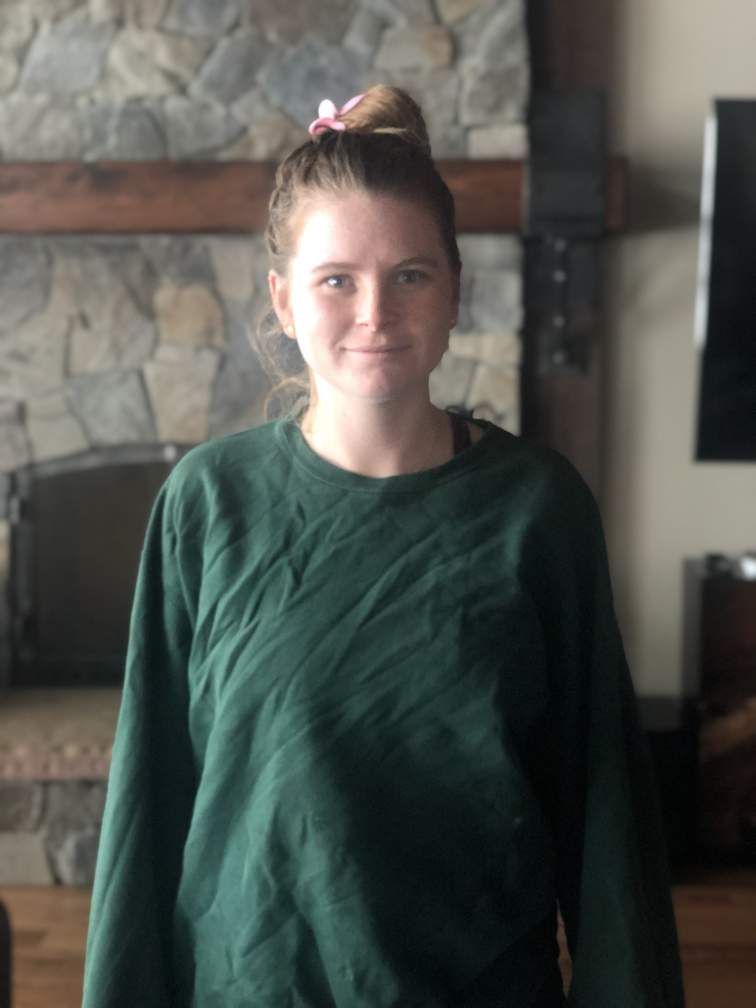
#> input picture img/maggie/0.jpg, 3024 x 4032 px (shown at 1/4 size)
$ python image_segmentation_single.py
#> lines starting #> are read from the running program, lines starting #| are printed output that depends on the picture; after the words box and inside, x2 and y2 are one past the last pixel; in counts of white or black regions, pixels touching at a corner belong together
import numpy as np
import cv2 as cv
from matplotlib import pyplot as plt
img = cv.imread("img/maggie/0.jpg")
#> img is the input picture: shape (4032, 3024, 3); mean B, G, R 77.3, 83.1, 79.6
resize = 0.2
img = cv.resize(img, None, fx=resize,
                fy=resize, interpolation=cv.INTER_AREA)
#> img: shape (806, 605, 3)
gray = cv.cvtColor(img, cv.COLOR_BGR2GRAY)
ret, thresh = cv.threshold(gray, 0, 255, cv.THRESH_BINARY_INV+cv.THRESH_OTSU)
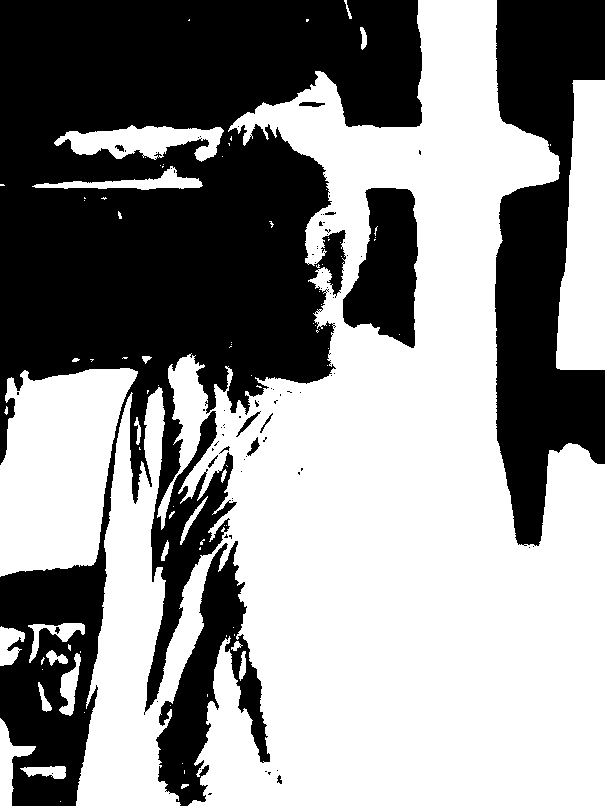
#> thresh: shape (806, 605); 56.2% white; 81 black regions (67 under 20 px), largest, box (x1, y1, x2, y2) and area: (0, 0, 422, 806) 156110, (495, 0, 605, 546) 37310, (156, 541, 270, 806) 11139
#> ret = 87

# noise removal
kernel = np.ones((3, 3), np.uint8)
opening = cv.morphologyEx(thresh, cv.MORPH_OPEN, kernel, iterations=2)
#> opening: shape (806, 605); 55.4% white; 27 black regions (19 under 20 px), largest, box (x1, y1, x2, y2) and area: (0, 0, 422, 806) 171392, (495, 0, 605, 548) 37409, (343, 188, 418, 348) 8181
# sure background area
sure_bg = cv.dilate(opening, kernel, iterations=3)
#> sure_bg: shape (806, 605); 61.2% white; 12 black regions (6 under 20 px), largest, box (x1, y1, x2, y2) and area: (0, 0, 419, 806) 133946, (498, 0, 605, 543) 33460, (0, 553, 103, 806) 14407, (346, 191, 415, 343) 6717, (239, 670, 267, 759) 710, (234, 643, 246, 668) 147
# Finding sure foreground area
dist_transform = cv.distanceTransform(opening, cv.DIST_L2, 5)
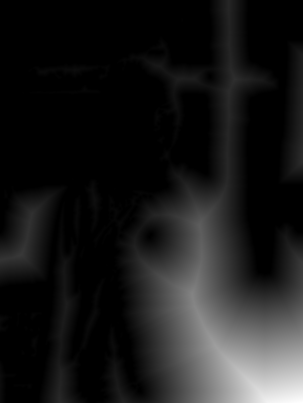
#> dist_transform: shape (806, 605) float32 (shown at 1/2 size); min 0, max 272.8, mean 28.5; drawn with min black and max white
ret, sure_fg = cv.threshold(dist_transform, 0.7*dist_transform.max(), 255, 0)
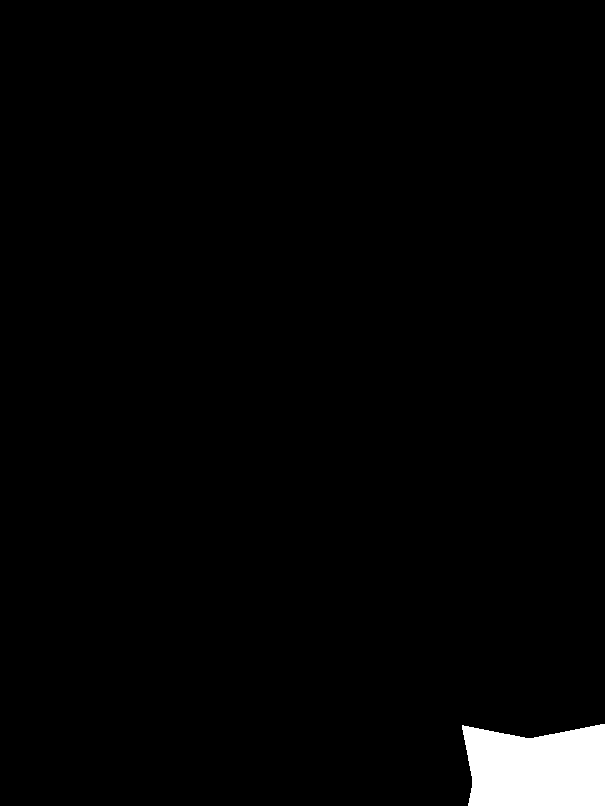
#> sure_fg: shape (806, 605) float32; 2.1% white; 1 white region, box (x1, y1, x2, y2) and area: (462, 724, 605, 806) 10184
#> ret = 190.9
# Finding unknown region
sure_fg = np.uint8(sure_fg)
unknown = cv.subtract(sure_bg, sure_fg)
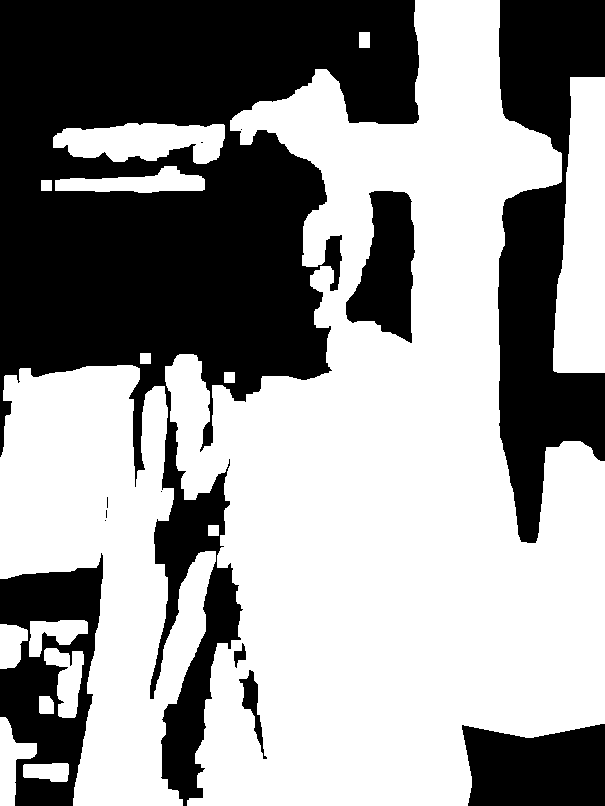
#> unknown: shape (806, 605); 59.1% white; 13 black regions (6 under 20 px), largest, box (x1, y1, x2, y2) and area: (0, 0, 419, 806) 133946, (498, 0, 605, 543) 33460, (0, 553, 103, 806) 14407
# Marker labelling
ret, markers = cv.connectedComponents(sure_fg)
#> ret = 2
# Add one to all labels so that sure background is not 0, but 1
markers = markers+1
# Now, mark the region of unknown with zero
markers[unknown == 255] = 0
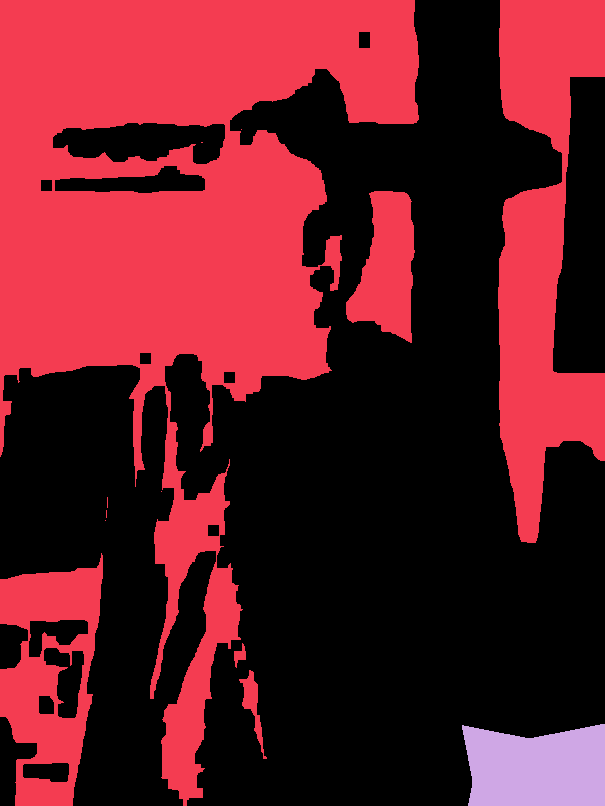
#> markers: shape (806, 605) int32; 3 distinct labels, from 0 to 2; one colour per label, 0 black
markers = cv.watershed(img, markers)
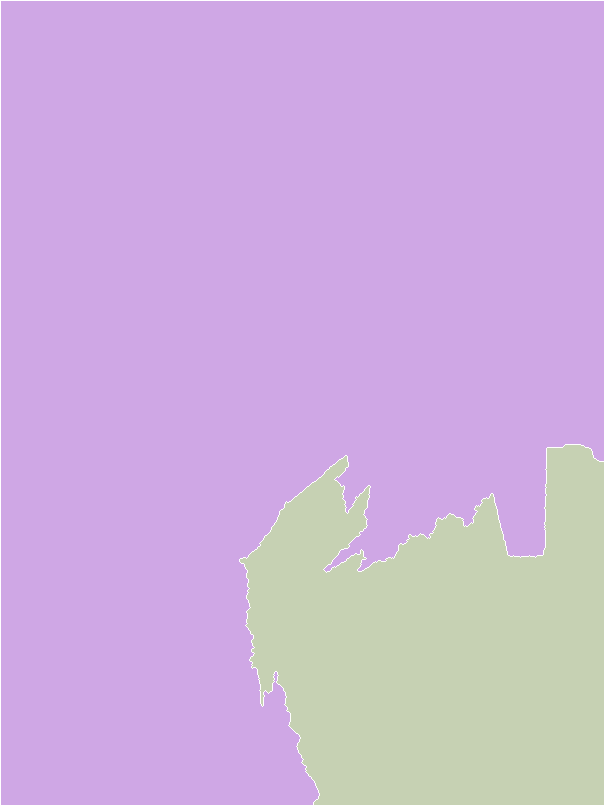
#> markers: shape (806, 605) int32; 3 distinct labels, from -1 to 2; one colour per label, 0 black, -1 white
img[markers == -1] = [0, 0, 255]
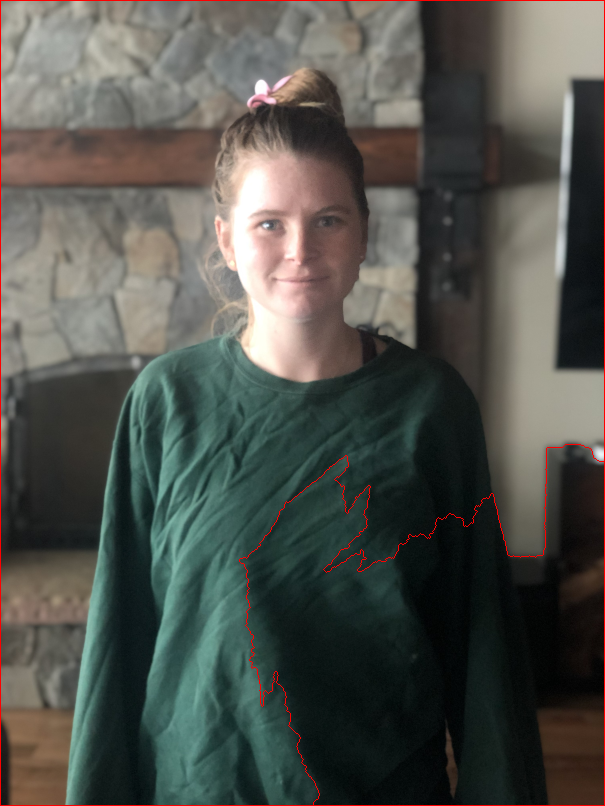
#> img: shape (806, 605, 3); mean B, G, R 76.8, 82.5, 81.1

cv.imshow("Test", img)
cv.waitKey(0)
cv.destroyAllWindows()

$ run again, with img/maggie/1.jpg copied over img/maggie/0.jpg
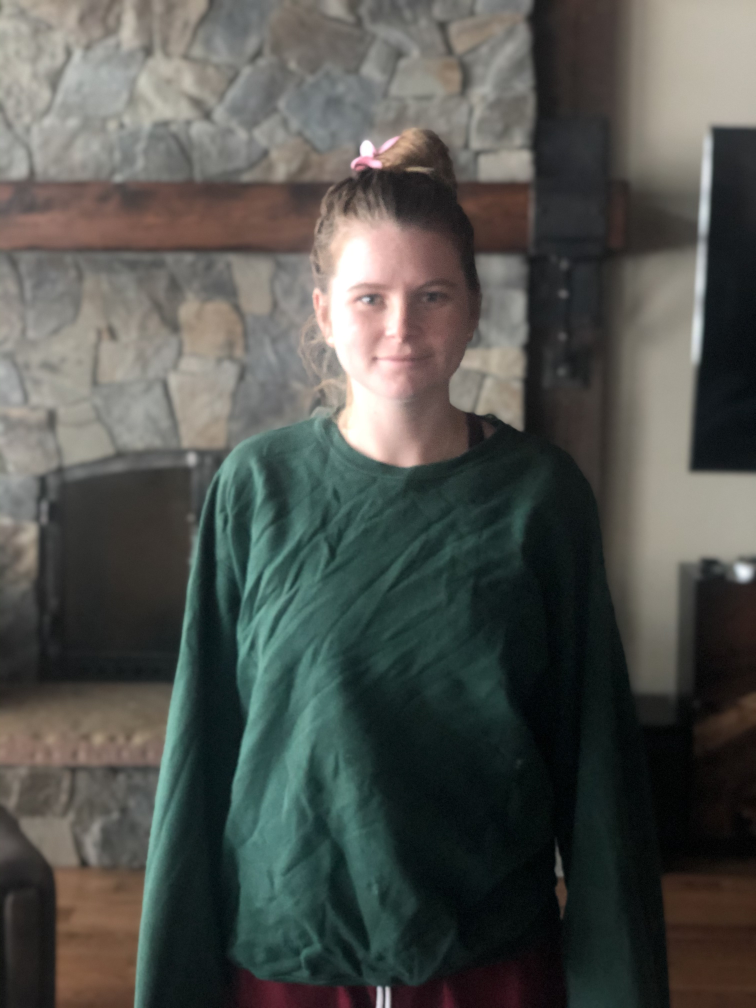
#> input picture img/maggie/1.jpg, 3024 x 4032 px (shown at 1/4 size)
#> img is the input picture: shape (4032, 3024, 3); mean B, G, R 78.7, 83.2, 81.3
#> `ret, thresh = cv.threshold(gray, 0, 255, cv.THRESH_BINARY_INV+cv.THRES..`:
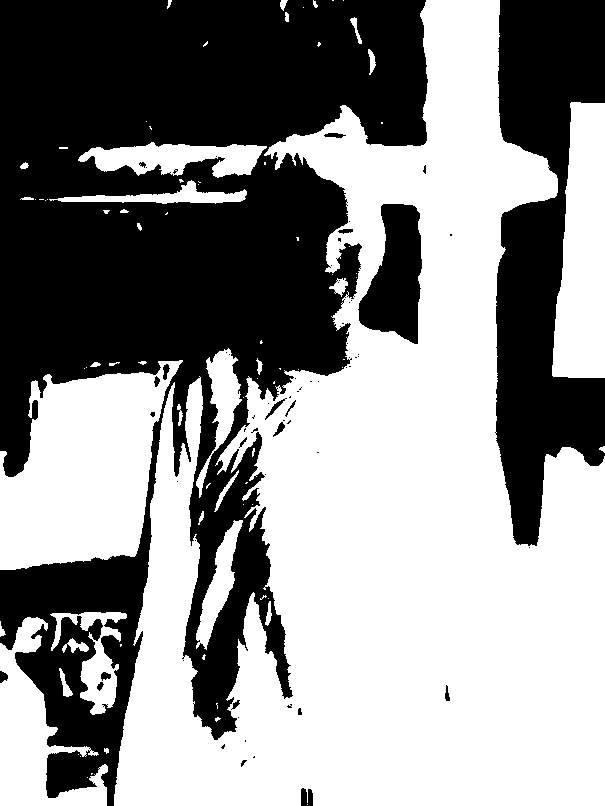
#> thresh: shape (806, 605); 55.6% white; 66 black regions (46 under 20 px), largest, box (x1, y1, x2, y2) and area: (0, 0, 428, 806) 172667, (495, 0, 605, 546) 36768, (358, 204, 422, 344) 5838
#> `ret, thresh = cv.threshold(gray, 0, 255, cv.THRESH_BINARY_INV+cv.THRES..`: ret = 87
#> opening: shape (806, 605); 54.9% white; 30 black regions (19 under 20 px), largest, box (x1, y1, x2, y2) and area: (0, 0, 428, 806) 176731, (495, 0, 605, 548) 36865, (358, 204, 422, 344) 5839
#> sure_bg: shape (806, 605); 60.5% white; 11 black regions (5 under 20 px), largest, box (x1, y1, x2, y2) and area: (0, 0, 424, 735) 138862, (499, 0, 605, 542) 32946, (0, 521, 148, 806) 15417, (362, 207, 419, 339) 4597, (266, 618, 289, 694) 485, (304, 792, 310, 806) 79
#> `ret, sure_fg = cv.threshold(dist_transform, 0.7*dist_transform.max(), ..`: ret = 130.8
#> unknown: shape (806, 605); 59.5% white; 12 black regions (5 under 20 px), largest, box (x1, y1, x2, y2) and area: (0, 0, 424, 735) 138862, (499, 0, 605, 542) 32946, (0, 521, 148, 806) 15417
#> `ret, markers = cv.connectedComponents(sure_fg)`: ret = 2
#> `img[markers == -1] = [0, 0, 255]`:
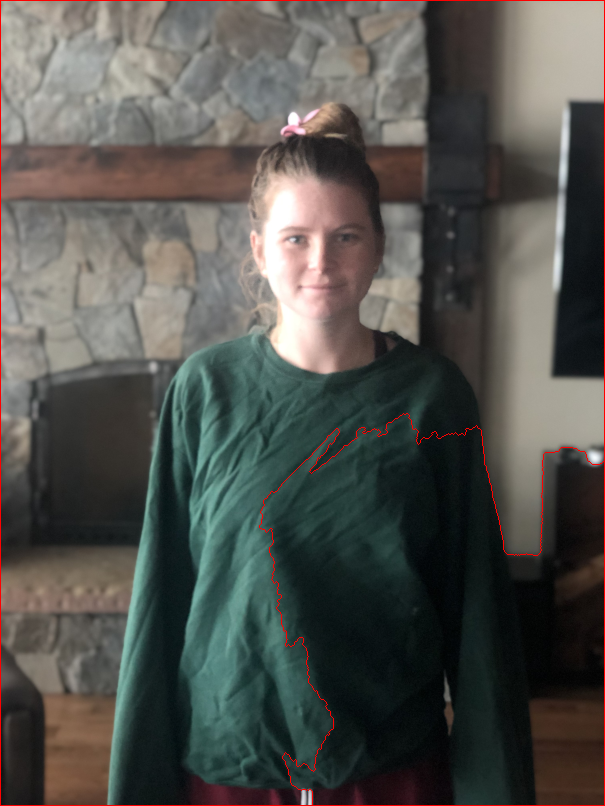
#> img: shape (806, 605, 3); mean B, G, R 78.1, 82.6, 82.8

$ run again, with img/maggie/2.jpg copied over img/maggie/0.jpg
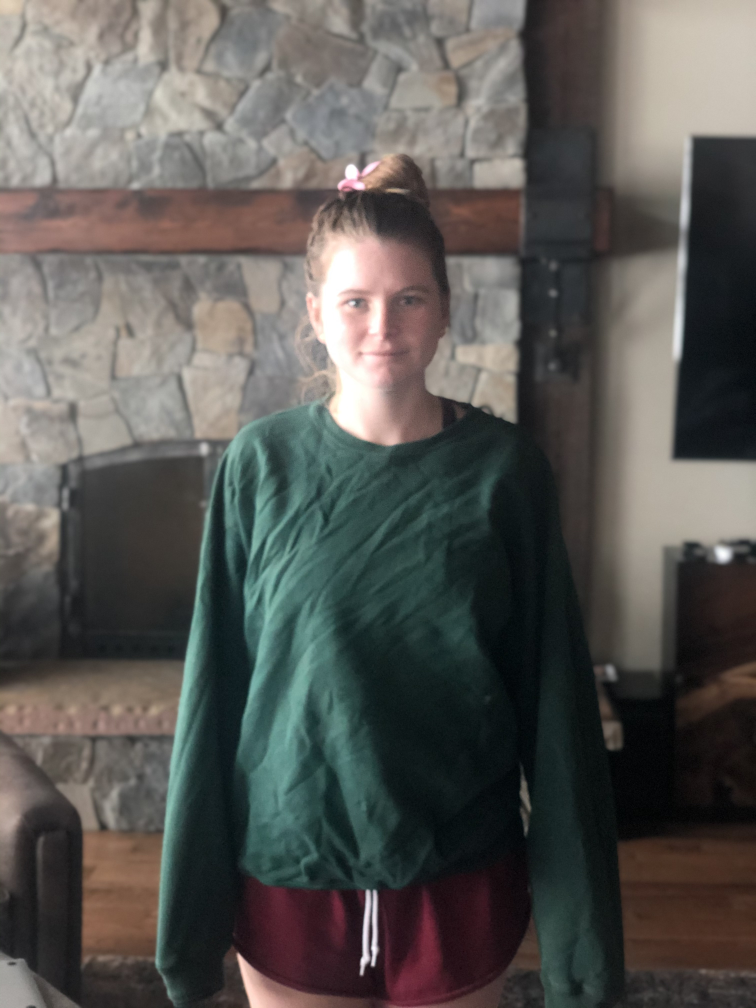
#> input picture img/maggie/2.jpg, 3024 x 4032 px (shown at 1/4 size)
#> img is the input picture: shape (4032, 3024, 3); mean B, G, R 85.1, 88.6, 90.1
#> `ret, thresh = cv.threshold(gray, 0, 255, cv.THRESH_BINARY_INV+cv.THRES..`:
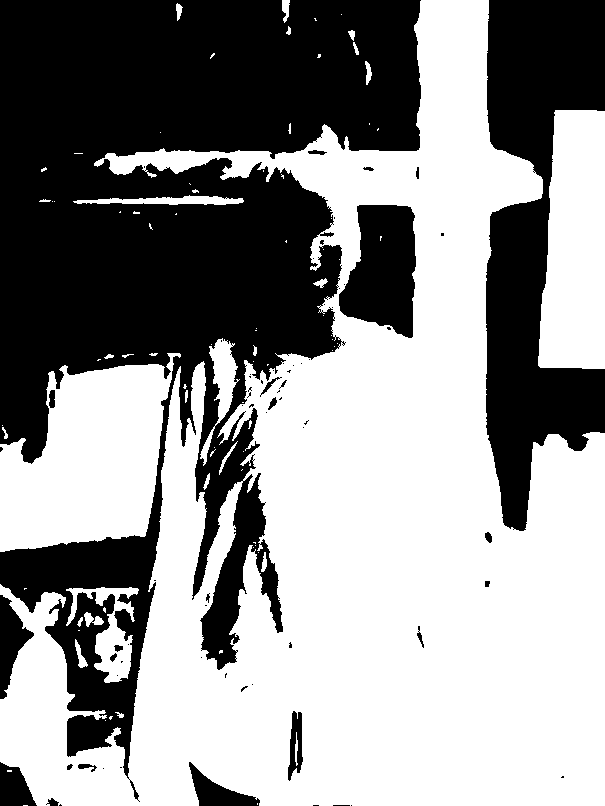
#> thresh: shape (806, 605); 56.8% white; 70 black regions (47 under 20 px), largest, box (x1, y1, x2, y2) and area: (0, 0, 421, 802) 160729, (486, 0, 605, 531) 36844, (339, 205, 416, 338) 7429
#> `ret, thresh = cv.threshold(gray, 0, 255, cv.THRESH_BINARY_INV+cv.THRES..`: ret = 95
#> opening: shape (806, 605); 55.9% white; 35 black regions (18 under 20 px), largest, box (x1, y1, x2, y2) and area: (0, 0, 421, 802) 172519, (486, 0, 605, 531) 36916, (0, 595, 34, 699) 1685
#> sure_bg: shape (806, 605); 61.4% white; 11 black regions (1 under 20 px), largest, box (x1, y1, x2, y2) and area: (0, 0, 418, 664) 133178, (489, 197, 605, 527) 17858, (490, 0, 605, 183) 15123
#> `ret, sure_fg = cv.threshold(dist_transform, 0.7*dist_transform.max(), ..`: ret = 92.45
#> `ret, markers = cv.connectedComponents(sure_fg)`: ret = 3
#> `img[markers == -1] = [0, 0, 255]`:
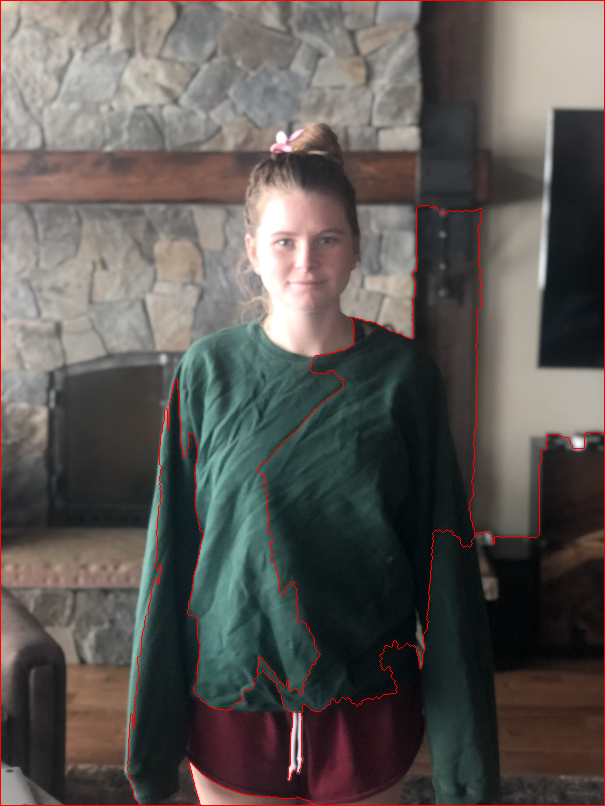
#> img: shape (806, 605, 3); mean B, G, R 84.1, 87.6, 92.2
